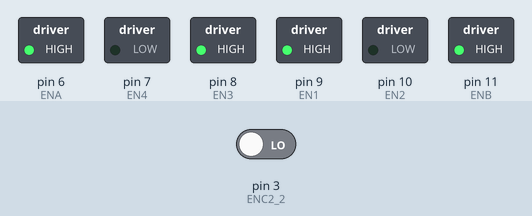
Recording of a sketch running on a simulated Arduino Uno, built with avr-gcc and run on an emulated ATmega328P. On the bench: switched loads named in the sketch (green lamp = pin HIGH). Inputs (shaded band) come from the test bench; at power-on: pin 3 (ENC2_2) LOW.

Above: at 0.1 s.
Timing chart, 0 to 1.6 s (numbered marks = the images above):
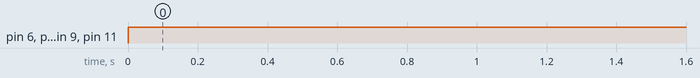

Measured:
- by itself, pin 6 (ENA), pin 8 (EN3), pin 9 (EN1), pin 11 (ENB): LOW → HIGH at 0.00 s

The sketch:

motor_only.ino
```cpp
#include <util/atomic.h>

#define ENC1_1 4 // right ga25
#define ENC2_1 5
#define ENA 6
#define EN1 9
#define EN2 10
#define ENC1_2 2 // left ga25
#define ENC2_2 3
#define EN3 8
#define EN4 7
#define ENB 11
#include <Adafruit_MPU6050.h>
#include <Adafruit_Sensor.h>
#include <Wire.h>
#include <Servo.h>

volatile int posi_right = 0;
volatile int posi_left = 0;

void setup() {
  Serial.begin(9600);
  pinMode(ENC1_1,INPUT);
  pinMode(ENC1_2,INPUT);
  pinMode(ENC2_1,INPUT);
  pinMode(ENC2_2,INPUT);
  attachInterrupt(digitalPinToInterrupt(ENC1_1),readEncoder_right,RISING);
  attachInterrupt(digitalPinToInterrupt(ENC2_2),readEncoder_left,RISING);

  pinMode(ENA,OUTPUT);
  pinMode(EN1,OUTPUT);
  pinMode(EN2,OUTPUT);
  pinMode(ENB,OUTPUT);
  pinMode(EN3,OUTPUT);
  pinMode(EN4,OUTPUT);
}

void loop() {

    setMotor_right(1, 255, ENB, EN3, EN4);
    setMotor_left(1, 255, ENA, EN1, EN2);
}
void setMotor_right(int dir, int pwmVal, int ena, int en1, int en2){
  analogWrite(ena,pwmVal);
  if(dir == 1){ // forward
    digitalWrite(en1,HIGH);
    digitalWrite(en2,LOW);
  }
  else if(dir == -1){ //reverse
    digitalWrite(en1,LOW);
    digitalWrite(en2,HIGH);
  }
  else{ // stop
    digitalWrite(en1,LOW);
    digitalWrite(en2,LOW);
  }
}
void setMotor_left(int dir, int pwmVal, int enb, int en3, int en4){
  analogWrite(enb,pwmVal);
  if(dir == 1){ // forward
    digitalWrite(en3,HIGH);
    digitalWrite(en4,LOW);
  }
  else if(dir == -1){ // reverse
    digitalWrite(en3,LOW);
    digitalWrite(en4,HIGH);
  }
  else{ // stop
    digitalWrite(en3,LOW);
    digitalWrite(en4,LOW);
  }
}

void readEncoder_right(){
  int x = digitalRead(ENC1_1);
  if(x > 0)
    posi_right++;
  else
    posi_right--;
}
void readEncoder_left(){
  int x = digitalRead(ENC2_2);
  if(x > 0)
    posi_left++;
  else
    posi_left--;
}
```
